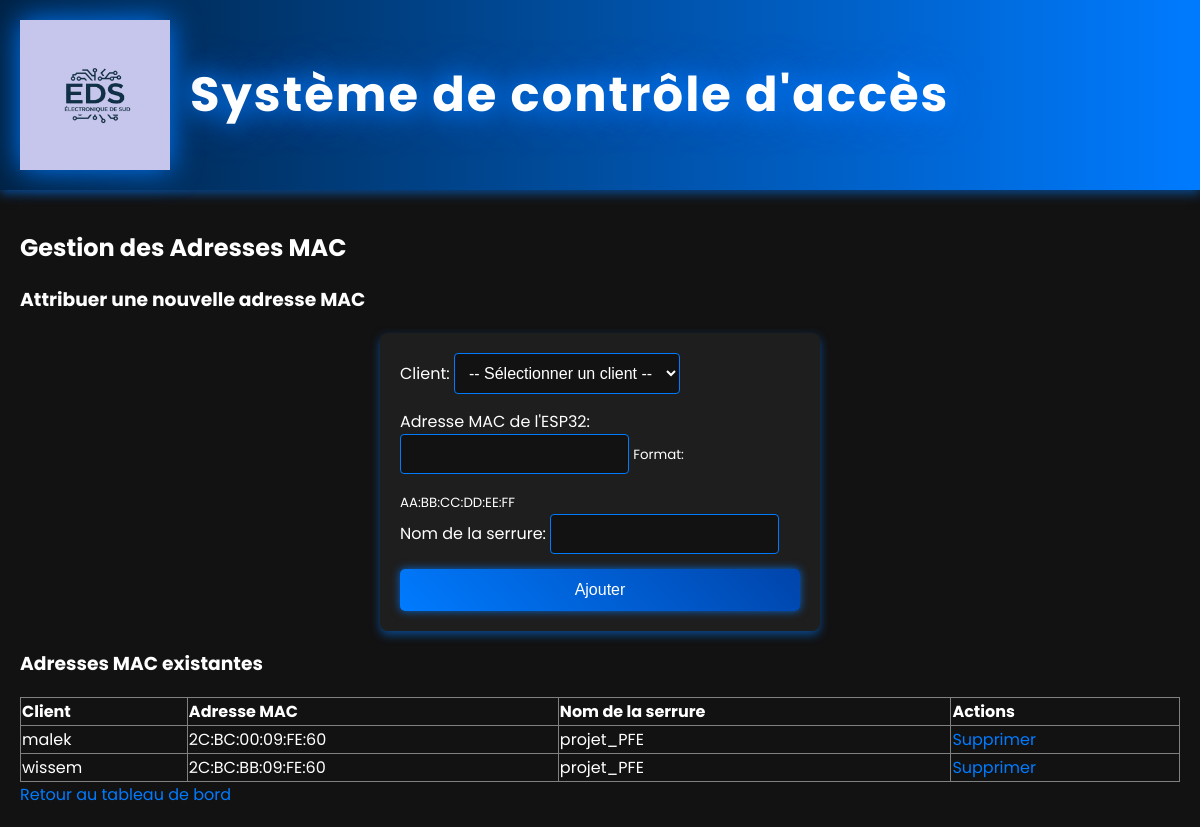
/manage_mac_addresses (signed in), run on the app's committed database.
### tables this page shows
CREATE TABLE locks (
            id INTEGER PRIMARY KEY AUTOINCREMENT,
            client_id INTEGER NOT NULL,
            mac_address TEXT NOT NULL UNIQUE,
            lock_name TEXT NOT NULL,
            FOREIGN KEY (client_id) REFERENCES users (id)
        );

CREATE TABLE users (
            id INTEGER PRIMARY KEY AUTOINCREMENT,
            username TEXT UNIQUE NOT NULL,
            password TEXT NOT NULL,
            role TEXT NOT NULL,
            email TEXT NOT NULL UNIQUE,
            phone TEXT NOT NULL DEFAULT ''
        );

### app.py (the view)
@app.route('/manage_mac_addresses')
def manage_mac_addresses():
    if 'user_id' not in session or session['role'] != 'fabricant':
        return redirect(url_for('login'))
    conn = get_db_connection()
    clients = conn.execute('SELECT id, username FROM users WHERE role = "client"').fetchall()
    locks = conn.execute('''
        SELECT l.id, l.mac_address, l.lock_name, u.username as client_username
        FROM locks l
        JOIN users u ON l.client_id = u.id
        ORDER BY u.username, l.lock_name
    ''').fetchall()
    conn.close()
    return render_template('manage_mac_addresses.html', clients=clients, locks=locks)

### app.py (called while the page is built)
def get_db_connection():
    conn = sqlite3.connect('database.db')
    conn.execute('PRAGMA journal_mode=WAL;')  # Active le mode WAL
    conn.row_factory = sqlite3.Row
    return conn

### templates/manage_mac_addresses.html (shortened to what this page needs)
{% extends "base.html" %}
{% block content %}
<h2>Gestion des Adresses MAC</h2>
<h3>Attribuer une nouvelle adresse MAC</h3>
<form method="POST" action="{{ url_for('add_mac_address') }}">
    <div class="form-group">
        <label for="client_id">Client:</label>
        <select id="client_id" name="client_id" required>
            <option value="">-- Sélectionner un client --</option>
        </select>
    </div>
    <div class="form-group">
        <label for="mac_address">Adresse MAC de l'ESP32:</label>
        <input type="text" id="mac_address" name="mac_address" required pattern="^([0-9A-Fa-f]{2}[:-]){5}([0-9A-Fa-f]{2})$">
        <small>Format: AA:BB:CC:DD:EE:FF</small>
    </div>
    <div class="form-group">
        <label for="lock_name">Nom de la serrure:</label>
        <input type="text" id="lock_name" name="lock_name" required>
    </div>
    <button type="submit">Ajouter</button>
</form>
<h3>Adresses MAC existantes</h3>
<table border="1" style="width: 100%; border-collapse: collapse; text-align: left;">
    <thead>
        <tr>
            <th>Client</th>
            <th>Adresse MAC</th>
            <th>Nom de la serrure</th>
            <th>Actions</th>
        </tr>
    </thead>
    <tbody>
        {% for lock in locks %}
        <tr>
            <td>{{ lock.client_username }}</td>
            <td>{{ lock.mac_address }}</td>
            <td>{{ lock.lock_name }}</td>
            <td>
                <a href="{{ url_for('delete_mac_address', lock_id=lock.id) }}" onclick="return confirm('Êtes-vous sûr de vouloir supprimer cette association?')">Supprimer</a>
            </td>
        </tr>
        {% endfor %}
    </tbody>
</table>
<a href="{{ url_for('admin_fabricant') }}">Retour au tableau de bord</a>
{% endblock %}

### static/styles.css (style rules this page uses)
body { font-family: 'Poppins', sans-serif; background-color: #121212; color: #fff; margin: 0; padding: 0; }
button { padding: 12px 20px; background: linear-gradient(45deg, #007BFF, #0044AA); border: none; border-radius: 5px; cursor: pointer; color: #fff; font-size: 16px; transition: 0.3s; box-shadow: 0px 0px 8px rgba(0, 123, 255, 0.8); }
form { display: flex; flex-direction: column; width: 100%; max-width: 400px; margin: 0 auto; background-color: #1E1E1E; padding: 20px; border-radius: 8px; box-shadow: 0 4px 10px rgba(0, 123, 255, 0.5); }
input, select { margin-bottom: 15px; padding: 10px; border: 1px solid #007BFF; border-radius: 4px; font-size: 16px; background-color: #121212; color: #fff; }
a { color: #007BFF; text-decoration: none; transition: 0.3s; }

### data on the page
locks: client_username "malek", mac_address "2C:BC:00:09:FE:60", lock_name "projet_PFE"
locks: client_username "wissem", mac_address "2C:BC:BB:09:FE:60", lock_name "projet_PFE"
